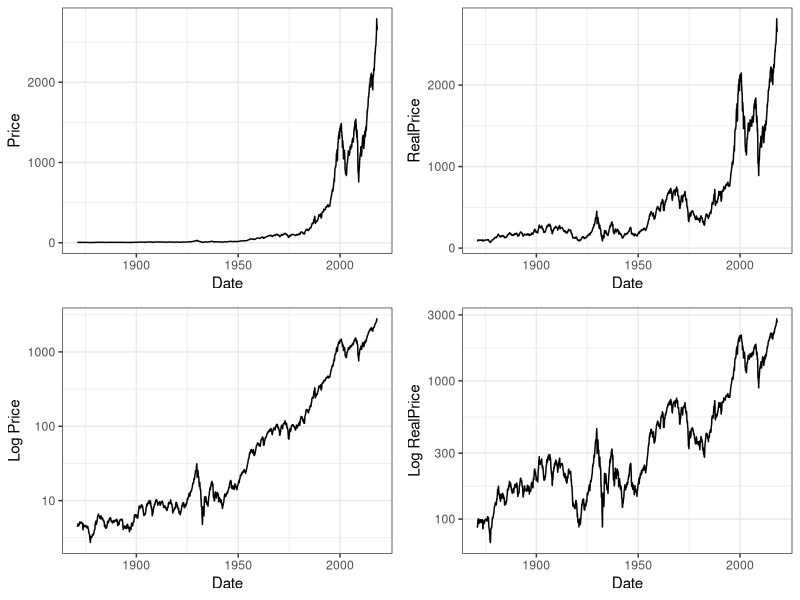
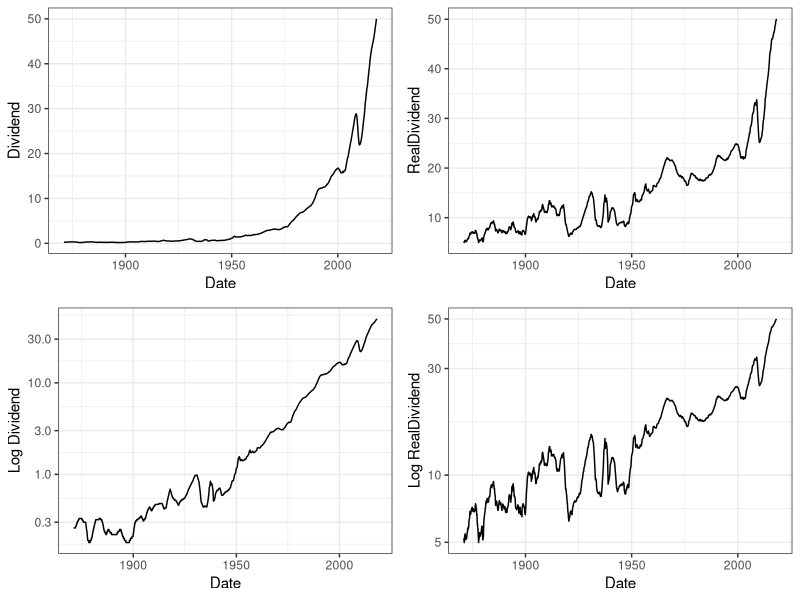
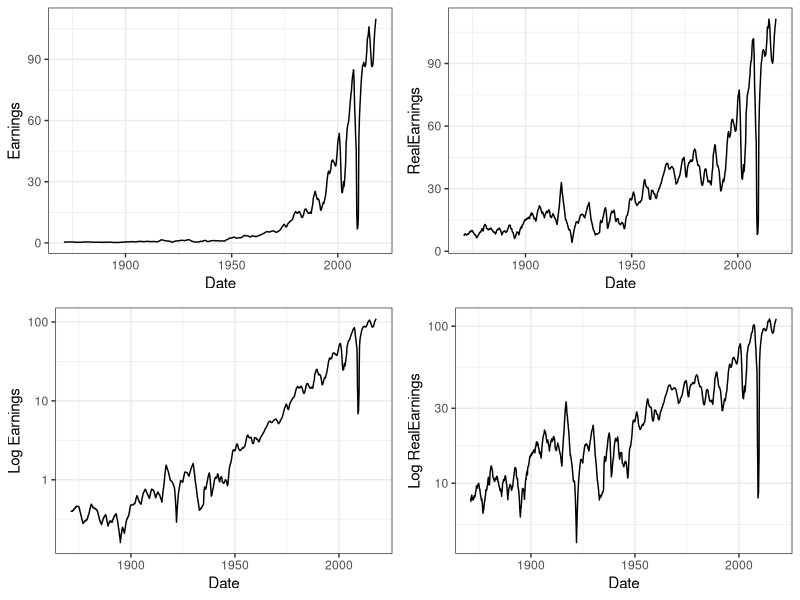
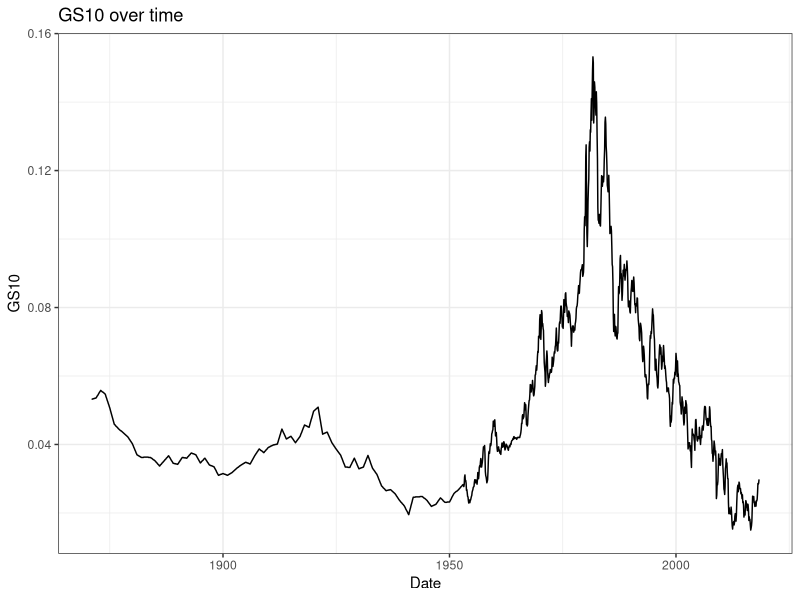
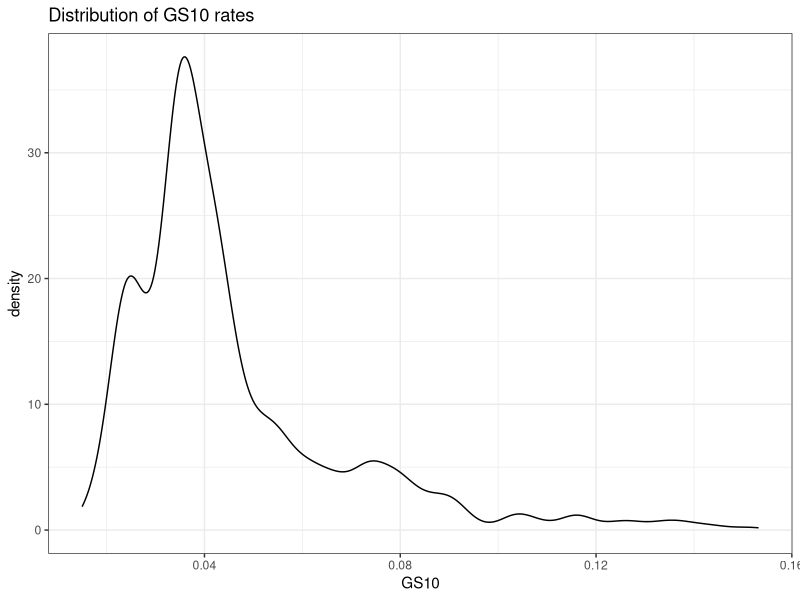
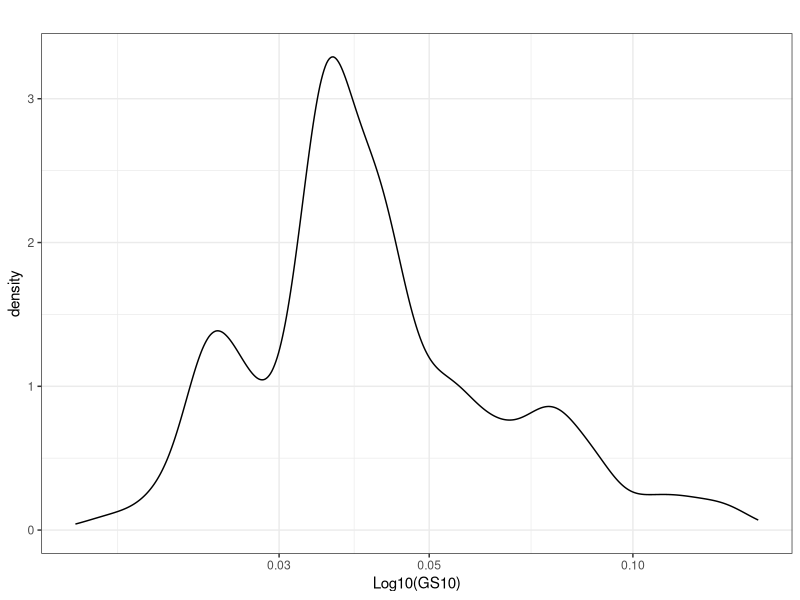
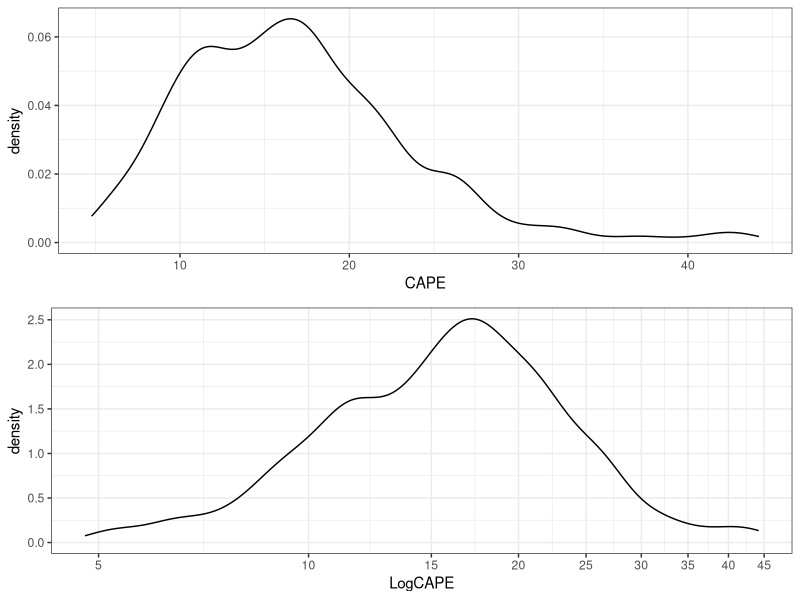
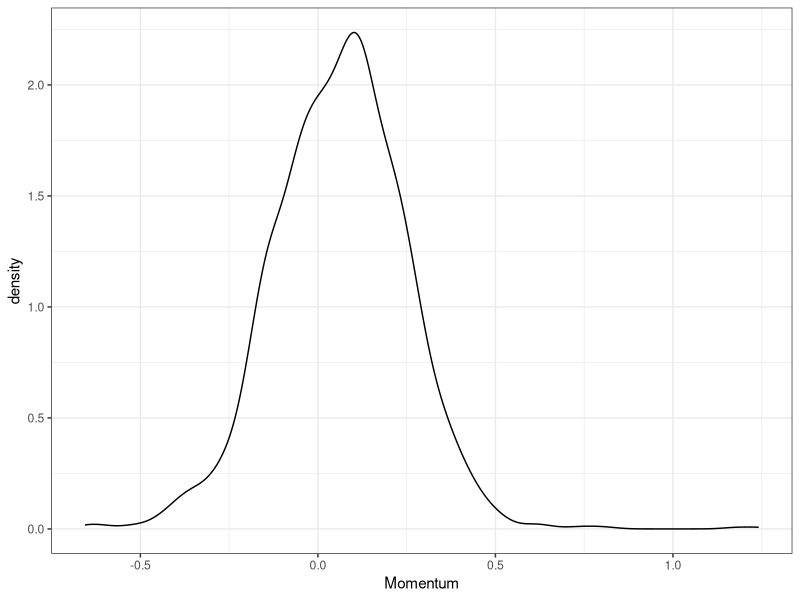

Recreate these plots in R, in order.
## ---- chunk 1
# Load packages

library(ggplot2)
library(gridExtra)
library(ggthemes)
library(gsubfn)
library(rpart)
library(memisc)
## ---- chunk 2
# Load the Data
cape <- read.csv("ie_data.csv", sep = "\t")
## ---- chunk 3
str(cape)
## ---- chunk 4
# Convert date to character format for parsing
cape$Date <- as.character(cape$Date)

# The as.Date function requires a day, so a .1 needs to be appended to the dates
# A 0 needs to be appended to October so that as.Date can differentiate it from
# January
october <- nchar(cape$Date) == 6
cape$Date <- ifelse(october,
                    paste(cape$Date, "0.1", sep = ""),
                    paste(cape$Date, ".1", sep = ""))

# Finally parse the result
cape$Date <- as.Date(cape$Date, '%Y.%m.%d')

# Rename the rows using the date column
#rownames(cape) <- cape$Date

# Drop the Date and DateFraction columns
cape <- subset(cape, select = -c(DateFraction))
## ---- chunk 5
cape$GS10 <- cape$GS10 / 100
## ---- chunk 6
pct_change <- function(vect, k = 12) {
  # Calculates the percent change over a specified lookback
  # :param vect:  vector of numbers
  # :param  k:    number of periods to lookback
  # :return:      running percent change over lookback length
  
  len = length(vect)
  
  # Create indexes that will be used to truncate the vector
  front_trunc <- (1:k)
  rear_trunc <- ((len-k+1):len)
  
  # Divide truncated versions of the vector by itself to get the percent change
  result <- vect[-front_trunc]/vect[-rear_trunc] - 1
  
  # Pad the results so that it matches the original vector length
  result <- c(rep(NA, k), result)
  
  return(result)
}
## ---- chunk 7
fwd_return <- function(vect, k = 12) {
  # Shift a vector by k values
  # :param vect:  vector to shift
  # :param k:     number of periods to shift by
  # :return:      shifted vector

  len <- length(vect)

  p_changes <- pct_change(vect, k = k)

  # Remove the first k values of the vector
  result <- p_changes[-(1:k)]

  # Restore the vector to original length (NA is appended automatically)
  length(result) <- len

  return(result)
}

## ---- chunk 8
# continuous measurments of growth and inflation
cape$Momentum <- pct_change(cape$Price)
cape$CPIChange <- pct_change(cape$CPI)

# nominal variation
growth <- cape$Momentum > 0
cape$Growth <- ifelse(growth, "Expansion", "Recession")
inflation <- cape$CPIChange > 0
cape$Inflation <- ifelse(inflation, "Inflation", "Deflation")
cape$Growth <- factor(cape$Growth)
cape$Inflation <- factor(cape$Inflation)

cape$Fwd1yrReturns <- fwd_return(cape$Price)
cape$Fwd3yrReturns <- fwd_return(cape$Price, k = 36)
cape$Fwd5yrReturns <- fwd_return(cape$Price, k = 60)
cape$Fwd10yrReturns <- fwd_return(cape$Price, k = 120)

bullish <- cape$Fwd1yrReturns > 0
cape$Outlook <- ifelse(bullish, "Bullish", "Bearish")
cape$Outlook <- factor(cape$Outlook)



## ---- chunk 9
str(cape)
summary(cape)
## ---- chunk 10
theme_set(theme_bw())
g <- ggplot(cape)

plt1 <- g + geom_line(aes(Date, Price))
plt2 <- g + geom_line(aes(Date, RealPrice))
plt3 <- plt1 + scale_y_log10() + labs(y = "Log Price")
plt4 <- plt2 + scale_y_log10() + labs(y = "Log RealPrice")

grid.arrange(plt1, plt2, plt3, plt4, ncol = 2)
## ---- chunk 11
plt1 <- g + geom_line(aes(Date, Dividend))
plt2 <- g + geom_line(aes(Date, RealDividend))
plt3 <- plt1 + scale_y_log10() + labs(y = "Log Dividend")
plt4 <- plt2 + scale_y_log10() + labs(y = "Log RealDividend")

grid.arrange(plt1, plt2, plt3, plt4, ncol = 2)
## ---- chunk 12
plt1 <- g + geom_line(aes(Date, Earnings))
plt2 <- g + geom_line(aes(Date, RealEarnings))
plt3 <- plt1 + scale_y_log10() + labs(y = "Log Earnings")
plt4 <- plt2 + scale_y_log10() + labs(y = "Log RealEarnings")

grid.arrange(plt1, plt2, plt3, plt4, ncol = 2)
## ---- chunk 13
plt1 <- g + geom_line(aes(Date, GS10)) + labs(title = "GS10 over time")
plt2 <- g + geom_density(aes(GS10)) + labs(title = "Distribution of GS10 rates")
plt3 <- plt2 + scale_x_log10() + labs(title = "", x = "Log10(GS10)")

#grid.arrange(plt1, plt2, plt3)
print(plt1)
print(plt2)
print(plt3)

summary(cape$GS10)
## ---- chunk 14
plt1 <- g + geom_density(aes(CAPE))
plt2 <- plt1 + scale_x_log10(breaks = seq(0, 45, 5)) + labs(x = "LogCAPE")

grid.arrange(plt1, plt2)
## ---- chunk 15
g + geom_density(aes(Momentum))
g + geom_boxplot(aes("", Momentum)) + coord_flip()
summary(cape$Momentum)
## ---- chunk 16
g + geom_density(aes(CPIChange))
summary(cape$CPIChange)
## ---- chunk 17
# The first 12 rows contain NA values for both Inflation and growth
plt1 <- ggplot(cape[-(1:12),]) + geom_bar(aes(Inflation))

plt2 <- ggplot(cape[-(1:12),]) + geom_bar(aes(Growth))
grid.arrange(plt1, plt2, ncol = 2)
## ---- chunk 18
plt1 <- g + geom_density(aes(Fwd1yrReturns))
plt2 <- g + geom_density(aes(Fwd3yrReturns))
plt3 <- g + geom_density(aes(Fwd5yrReturns))
plt4 <- g + geom_density(aes(Fwd10yrReturns))

grid.arrange(plt1, plt2, plt3, plt4, ncol = 2)
summary(cape[c("Fwd1yrReturns", "Fwd3yrReturns",
               "Fwd5yrReturns", "Fwd10yrReturns")])
## ---- chunk 19
# this function will convert the returns to a CAGR
annualize <- function(r,t) {
  return((1 + r)^(1 / t) - 1)
}

plt1 <- g + geom_density(aes(Fwd1yrReturns))
plt2 <- g + geom_density(aes(annualize(Fwd3yrReturns, 3))) +
                                    labs(x = "3 Year CAGR")
plt3 <- g + geom_density(aes(annualize(Fwd5yrReturns, 5))) +
                                    labs(x = "5 Year CAGR")
plt4 <- g + geom_density(aes(annualize(Fwd10yrReturns, 10))) +
                                    labs(x = "10 Year CAGR")

grid.arrange(plt1, plt2, plt3, plt4, ncol = 2)
print("1 year forward returns")
summary(cape$Fwd1yrReturns)
print("3 year forward returns")
summary(annualize(cape$Fwd3yrReturns, 3))
print("5 year forward returns")
summary(annualize(cape$Fwd5yrReturns, 5))
print("10 year forward returns")
summary(annualize(cape$Fwd10yrReturns, 10))
## ---- chunk 20
cape$Fwd3yrCAGR <- annualize(cape$Fwd3yrReturns, 3)
cape$Fwd5yrCAGR <- annualize(cape$Fwd5yrReturns, 5)
cape$Fwd10yrCAGR <- annualize(cape$Fwd10yrReturns, 10)

# g needs to be updated now that there are new features in the df
g <- ggplot(cape)
## ---- chunk 21
plt1 <- g + geom_point(aes((RealPrice), (RealEarnings)))
plt2 <- g + geom_point(aes((RealPrice), (RealDividend)))
plt3 <- g + geom_point(aes((RealDividend), (RealEarnings)))

grid.arrange(plt1, plt2, plt3, ncol = 2)

## ---- chunk 22
plt1 <- g + geom_point(aes(log10(RealPrice), 
                           log10(RealEarnings)), alpha = 1/10)
plt2 <- g + geom_point(aes(log10(RealPrice), 
                           log10(RealDividend)), alpha = 1/10)
plt3 <- g + geom_point(aes(log10(RealDividend),
                           log10(RealEarnings)), alpha = 1/10)

grid.arrange(plt1, plt2, plt3, ncol = 2)

## ---- chunk 23
# Convenience function created because several features will be plotted
# against forward returns
plot_vs_returns <- function(df, x, x_label, alpha = 1) {
  g <- ggplot(aes(x = x), data = df)
  plt1 <- g + geom_point(aes(y = Fwd1yrReturns), alpha = alpha) + labs(x = x_label)
  plt2 <- g + geom_point(aes(y = Fwd3yrCAGR), alpha = alpha) + labs(x = x_label)
  plt3 <- g + geom_point(aes(y = Fwd5yrCAGR), alpha = alpha) + labs(x = x_label)
  plt4 <- g + geom_point(aes(y = Fwd10yrCAGR), alpha = alpha) + labs(x = x_label)
  
  grid.arrange(plt1, plt2, plt3, plt4)
}
## ---- chunk 24
plot_vs_returns(cape, cape$CAPE, "CAPE")
## ---- chunk 25
plot_vs_returns(cape, log10(cape$CAPE), "Log10(CAPE)", alpha = 1/10)
## ---- chunk 26
# This function is necessary to plot returns against cape, while also
# maintaining meaningful x lables for the cut groups
log10_cut <- function(x, breaks = 5, digits = 0) {
  # Same functionality as cut, but cuts along log adjusted values 
  # :param x:       values to cut
  # :param breaks:  number of cuts to make
  # :param digits:  number of decimal places to round the labels
  # :returns cut data, but with original values in lables
  cuts <- cut(log10(x), breaks = breaks)
  
  # sub function to apply
  level_mapper <- function(lev) {
    return(gsubfn("(\\d+.\\d+)",
                  ~ round(10 ^ as.numeric(x), digits = digits),
                  lev))
  }
  
  levels(cuts) <- sapply(levels(cuts), level_mapper)
  return(cuts)
}

g_cape <- ggplot(aes(x = log10_cut(CAPE)), 
                 data = subset(cape, !is.na(CAPE)))

g_cape + geom_bar(aes(y = Fwd1yrReturns), stat = "summary", fun.y = mean)
g_cape + geom_bar(aes(y = Fwd3yrCAGR), stat = "summary", fun.y = mean)
g_cape + geom_bar(aes(y = Fwd5yrCAGR), stat = "summary", fun.y = mean)
g_cape + geom_bar(aes(y = Fwd10yrCAGR), stat = "summary", fun.y = mean)
## ---- chunk 27
g_cape + geom_boxplot(aes(y = Fwd1yrReturns))
g_cape + geom_boxplot(aes(y = Fwd3yrCAGR))
g_cape + geom_boxplot(aes(y = Fwd5yrCAGR))
g_cape + geom_boxplot(aes(y = Fwd10yrCAGR))
## ---- chunk 28
plot_vs_returns(cape, cape$Momentum, "Momentum")
## ---- chunk 29
plt1 <-ggplot(aes(Momentum, Fwd1yrReturns), data = cape) +
  geom_point(alpha = 1/20) + xlim(-.5, .7)
plt2 <-ggplot(aes(Momentum, Fwd3yrCAGR), data = cape) +
  geom_point(alpha = 1/20) + xlim(-.5, .7)
plt3 <-ggplot(aes(Momentum, Fwd5yrCAGR), data = cape) +
  geom_point(alpha = 1/20) + xlim(-.5, .7)
plt4 <-ggplot(aes(Momentum, Fwd10yrCAGR), data = cape) +
  geom_point(alpha = 1/20) + xlim(-.5, .7)

grid.arrange(plt1, plt2, plt3, plt4)
## ---- chunk 30
# trim the first 12 rows to remove NA values
plt1 <- ggplot(aes(Growth, Fwd1yrReturns), data = cape[-(1:12),]) + geom_boxplot()
plt2 <- ggplot(aes(Growth, Fwd3yrCAGR), data = cape[-(1:12),]) + geom_boxplot()
plt3 <- ggplot(aes(Growth, Fwd5yrCAGR), data = cape[-(1:12),]) + geom_boxplot()
plt4 <- ggplot(aes(Growth, Fwd10yrCAGR), data = cape[-(1:12),]) + geom_boxplot()

grid.arrange(plt1, plt2, plt3, plt4)
## ---- chunk 31
plot_vs_returns(cape, cape$GS10, "GS10", alpha = 1/10)
## ---- chunk 32
ggplot(cape[-(1:12),]) + geom_point(aes(GS10, log10(CAPE)))
cor.test(cape$GS10, cape$CAPE)
cor.test(cape$GS10, log10(cape$CAPE))
## ---- chunk 33
plot_vs_returns(cape, cape$CPIChange, "Inflation", alpha = 1/10)
## ---- chunk 34
g + geom_point(aes(CPIChange, Momentum), alpha = 1/10)
## ---- chunk 35
g + geom_point(aes(CPIChange, GS10), alpha = 1/10)
## ---- chunk 36
ggplot(cape[-(1:12),]) + geom_point(aes(CAPE, Fwd1yrReturns, col = Growth)) +
  scale_x_log10()
## ---- chunk 37
ggplot(cape[-(1:12),]) + geom_point(aes(CAPE, Fwd1yrReturns, col = Growth)) +
  scale_x_log10() + facet_wrap(~Growth)
## ---- chunk 38
ggplot(cape[-(1:12),]) + geom_point(aes(CAPE, Fwd3yrCAGR, col = Growth)) +
  scale_x_log10() + facet_wrap(~Growth)
ggplot(cape[-(1:12),]) + geom_point(aes(CAPE, Fwd5yrCAGR, col = Growth)) +
  scale_x_log10() + facet_wrap(~Growth)
ggplot(cape[-(1:12),]) + geom_point(aes(CAPE, Fwd10yrCAGR, col = Growth)) +
  scale_x_log10() + facet_wrap(~Growth)
## ---- chunk 39
ggplot(cape[-(1:12),]) + geom_point(aes(CAPE, Fwd1yrReturns, col = Inflation)) +
  scale_x_log10() + facet_wrap(~Inflation)
ggplot(cape[-(1:12),]) + geom_point(aes(CAPE, Fwd3yrCAGR, col = Inflation)) +
  scale_x_log10() + facet_wrap(~Inflation)
ggplot(cape[-(1:12),]) + geom_point(aes(CAPE, Fwd5yrCAGR, col = Inflation)) +
  scale_x_log10() + facet_wrap(~Inflation)
ggplot(cape[-(1:12),]) + geom_point(aes(CAPE, Fwd10yrCAGR, col = Inflation)) +
  scale_x_log10() + facet_wrap(~Inflation)
## ---- chunk 40
g_cape + geom_boxplot(aes(y = Fwd1yrReturns)) + 
  facet_wrap(Growth~Inflation)
## ---- chunk 41
g + geom_density(aes(1/CAPE - GS10)) +
  labs(title = "Stock Yield: Inverse CAPE minus the risk free rate")
## ---- chunk 42
plot_vs_returns(cape, 1/cape$CAPE - cape$GS10,
                "Inverse CAPE - GS10", alpha = 1/10)
## ---- chunk 43
plot_vs_returns(cape, log10(1/cape$CAPE) - cape$GS10,
                "Log10(Inverse CAPE) - GS10", alpha = 1/10)
## ---- chunk 44
lm1 <- lm(Fwd1yrReturns ~ log10(CAPE) + Growth + Inflation + GS10,
          data = cape)
lm3 <- lm(Fwd3yrCAGR ~ log10(CAPE) + Growth + Inflation + GS10,
          data = cape)
lm5 <- lm(Fwd5yrCAGR ~ log10(CAPE) + Growth + Inflation + GS10,
          data = cape)
lm10 <- lm(Fwd10yrCAGR ~ log10(CAPE) + Growth + Inflation + GS10,
          data = cape)

tm1 <- rpart(Outlook ~ Momentum, data = cape)

mtable(
  "Model 1" = lm1,
  "Model 2" = lm3,
  "Model 3" = lm5,
  "Model 4" = lm10
)
## ---- chunk 45
# build the classification model
tm <- rpart(Outlook ~ log10(CAPE) + Growth + Inflation + GS10,
            data = cape)

# capture predictions
pred <- predict(tm, cape, type = "class")

# calculate accuracy using the confusion matrix

confmat <- table(cape$Outlook, pred)
print(confmat)

accuracy <- sum(diag(confmat)/sum(confmat))

## ---- chunk 46
theme_set(theme_classic())

g + geom_line(aes(Date, RealPrice)) + ggtitle("Stock Market Prices") +
  scale_y_log10()
## ---- chunk 47

ggplot(aes(x = log10_cut(CAPE), y = Fwd10yrCAGR),
                    data = subset(cape, !is.na(CAPE))) +
  labs(x = "CAPE") + 
  scale_y_continuous(labels = scales::percent, limits = c(-.1, .2)) +
  geom_boxplot(aes(fill = log10_cut(CAPE))) +
  labs(title = "Future Returns", fill = "CAPE")
## ---- chunk 48
ggplot(subset(cape, !is.na(Growth))) +
  geom_density(aes(Fwd1yrReturns, fill = Growth), alpha = 0.5) + 
  ggtitle("Trimming the fat tails of returns")
